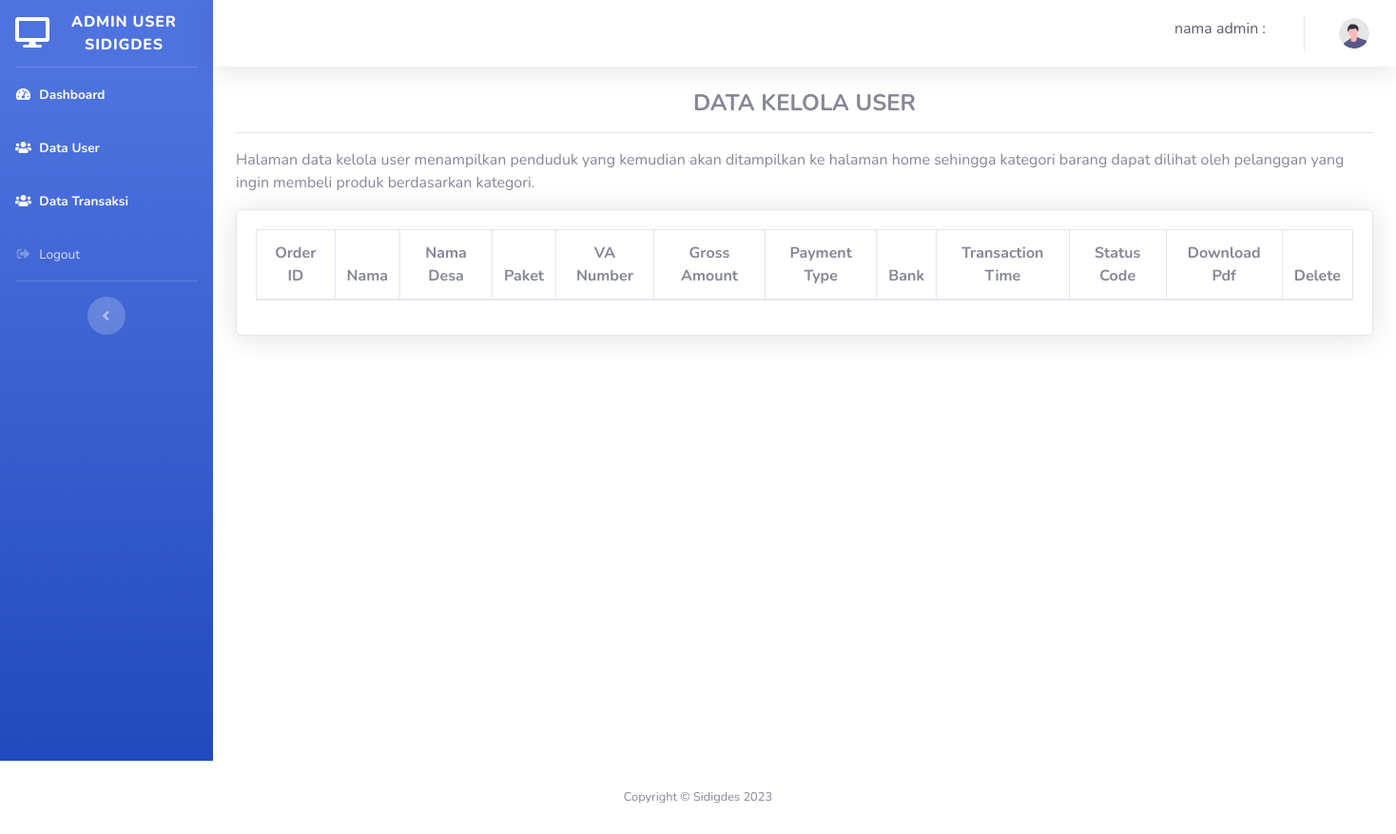
Page /index.php/admin/tampil_transaksi on the earlier database version.
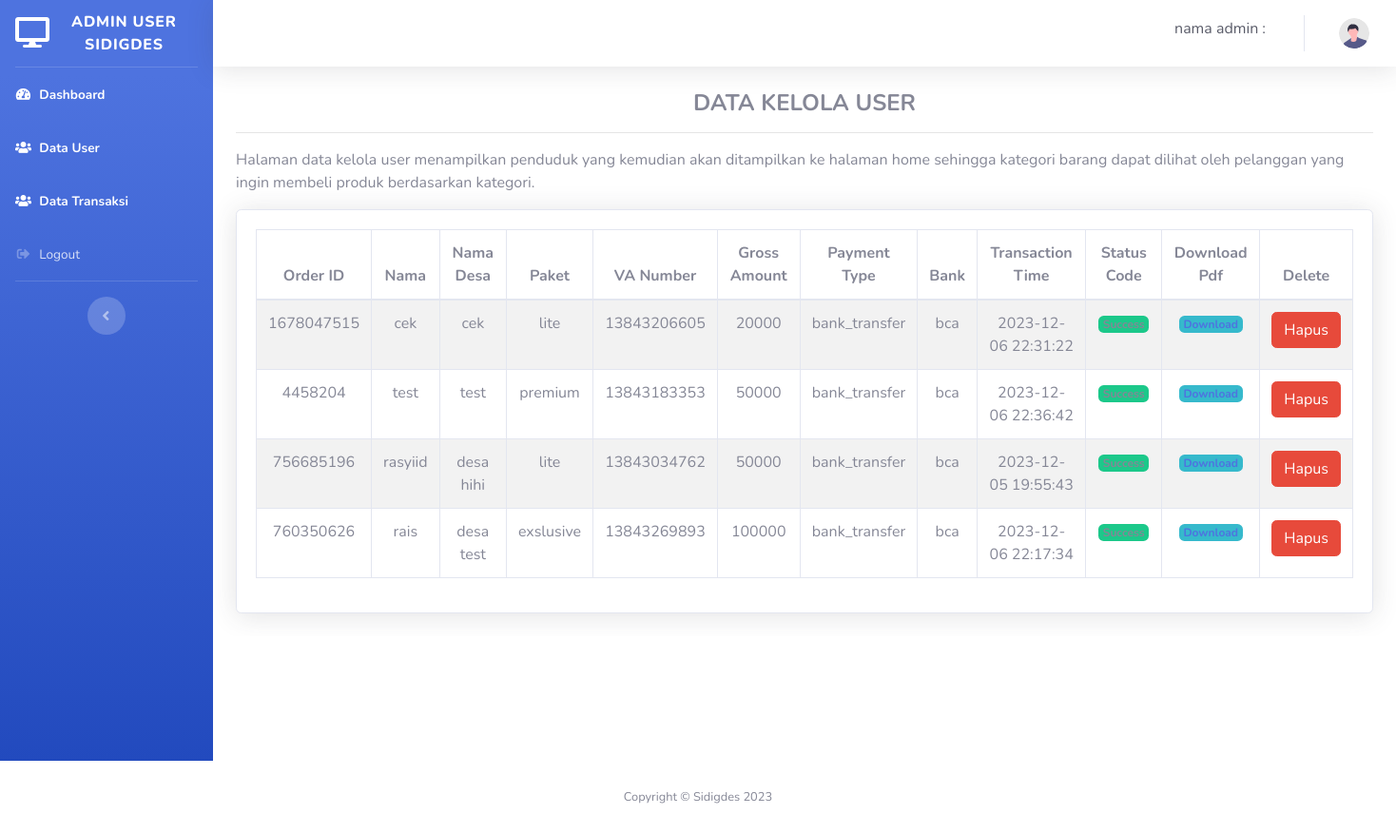
Same page on the later database version.
### tables this page shows
CREATE TABLE `tbl_midtrans` (
  `order_id` char(20) NOT NULL,
  `nama` varchar(30) NOT NULL,
  `nama_desa` varchar(50) NOT NULL,
  `paket` varchar(50) NOT NULL,
  `gross_amount` int(255) NOT NULL,
  `payment_type` varchar(13) NOT NULL,
  `transaction_time` varchar(19) NOT NULL,
  `bank` varchar(10) NOT NULL,
  `va_number` varchar(30) NOT NULL,
  `pdf_url` text NOT NULL,
  `status_code` char(3) NOT NULL
);

### application/controllers/Admin.php (called while the page is built, shortened)
<?php
class Admin extends CI_Controller
{
	public function __construct(){
		$this->load->model('model_auth');
		$this->load->library('form_validation');
	}
	public function tampil_transaksi()
	{
		$data['midtrans'] = $this->db->get('tbl_midtrans')->result();
		$this->load->view('admin/layout/header');
        $this->load->view('admin/transaksi/tampil', $data);
		$this->load->view('admin/layout/footer');
	}
}

### index.php (called while the page is built, shortened)
<?php
require_once BASEPATH.'core/CodeIgniter.php';

### application/views/admin/transaksi/tampil.php (the view, shortened to what the changed rows need)
<div id="content">
    <div class="container-fluid table-responsive">
        <div class="card shadow mb-4">
            <div class="card-body">
                <div class="table-responsive">
                    <table class="table table-striped table-bordered" id="dataTable" width="100%" cellspacing="0">
                        <thead>
                            <tr class="active">
                                <th style="text-align:center">Order ID</th>
                                <th style="text-align:center">Nama</th>
                                <th style="text-align:center">Nama Desa</th>
                                <th style="text-align:center">Paket</th>
                                <th style="text-align:center">VA Number</th>
                                <th style="text-align:center">Gross Amount</th>
                                <th style="text-align:center">Payment Type</th>
                                <th style="text-align:center">Bank</th>
                                <th style="text-align:center">Transaction Time</th>
                                <th style="text-align:center">Status Code</th>
                                <th style="text-align:center">Download Pdf</th>
                                <th style="text-align:center">Delete</th>
                            </tr>
                        </thead>
                        <tbody>
                            <?php $no = 1;
                            foreach ($midtrans as $val) { ?>
                                <tr style="text-align:center">
                                    <td><?php echo $val->order_id; ?></td>
                                    <td><?php echo $val->nama; ?></td>
                                    <td><?php echo $val->nama_desa; ?></td>
                                    <td><?php echo $val->paket; ?></td>
                                    <td><?php echo $val->va_number; ?></td>
                                    <td><?php echo $val->gross_amount; ?></td>
                                    <td><?php echo $val->payment_type; ?></td>
                                    <td><?php echo $val->bank; ?></td>
                                    <td><?php echo $val->transaction_time; ?></td>
                                    <td>
                                        <?php
                                        if($val->status_code == "201"){?>
                                            <span class="badge bg-success">Success</span>
                                        <?php
                                        }else {
                                        ?>
                                             <span class="badge bg-warning">Pending</span>
                                        <?php
                                        }
                                        ?>
                                    </td>
                                    <td style="text-align:center">
                                        <div class="btn-group">
                                        <a href="<?php echo $val->pdf_url?>" class="badge bg-info">Download</a>
                                    </div>
                                    </td>
                                    <td style="text-align:center">
                                        <div class="btn-group">
                                            <a href="<?php echo site_url('admin/delete_trans/'.$val->order_id);?>" onclick="return confirm('Yakin Akan Menghapus Data ini? - Admin')" class="btn btn-danger">Hapus</a>
                                        </div>
                                    </td>
                                </tr>
                            <?php $no++;
                            } ?>
                        </tbody>
                    </table>
                </div>
            </div>
        </div>
    </div>
</div>
</div>

Differences in the rows shown:
added tbl_midtrans: order_id "1678047515", nama "cek", nama_desa "cek", paket "lite", va_number "13843206605", gross_amount "20000", payment_type "bank_transfer", bank "bca", transaction_time "2023-12-06 22:31:22", status_code "Success"
added tbl_midtrans: order_id "4458204", nama "test", nama_desa "test", paket "premium", va_number "13843183353", gross_amount "50000", payment_type "bank_transfer", bank "bca", transaction_time "2023-12-06 22:36:42", status_code "Success"
added tbl_midtrans: order_id "756685196", nama "rasyiid", nama_desa "desa hihi", paket "lite", va_number "13843034762", gross_amount "50000", payment_type "bank_transfer", bank "bca", transaction_time "2023-12-05 19:55:43", status_code "Success"
added tbl_midtrans: order_id "760350626", nama "rais", nama_desa "desa test", paket "exslusive", va_number "13843269893", gross_amount "100000", payment_type "bank_transfer", bank "bca", transaction_time "2023-12-06 22:17:34", status_code "Success"
